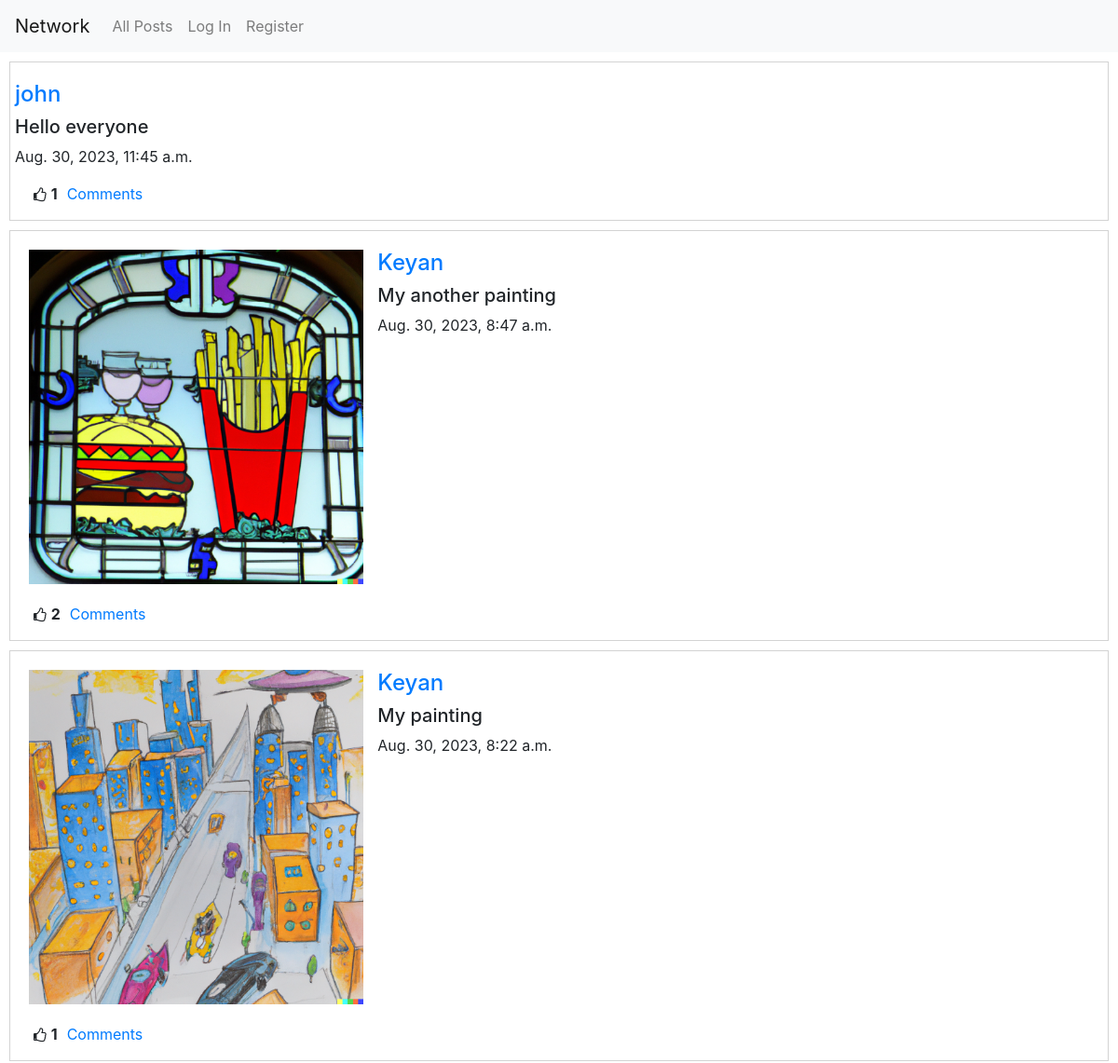
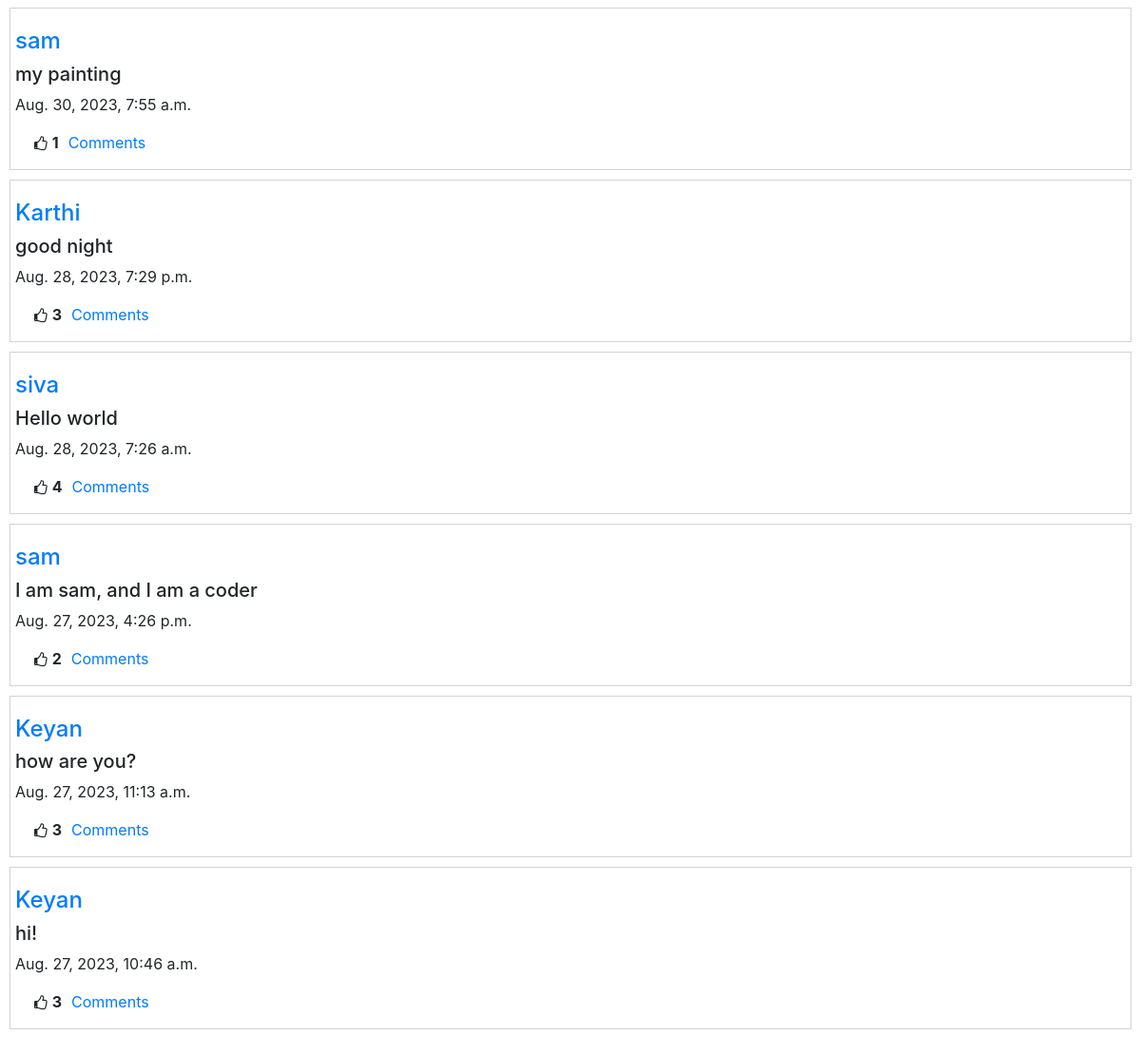
The app's page /, older data (2 pictures, top to bottom).
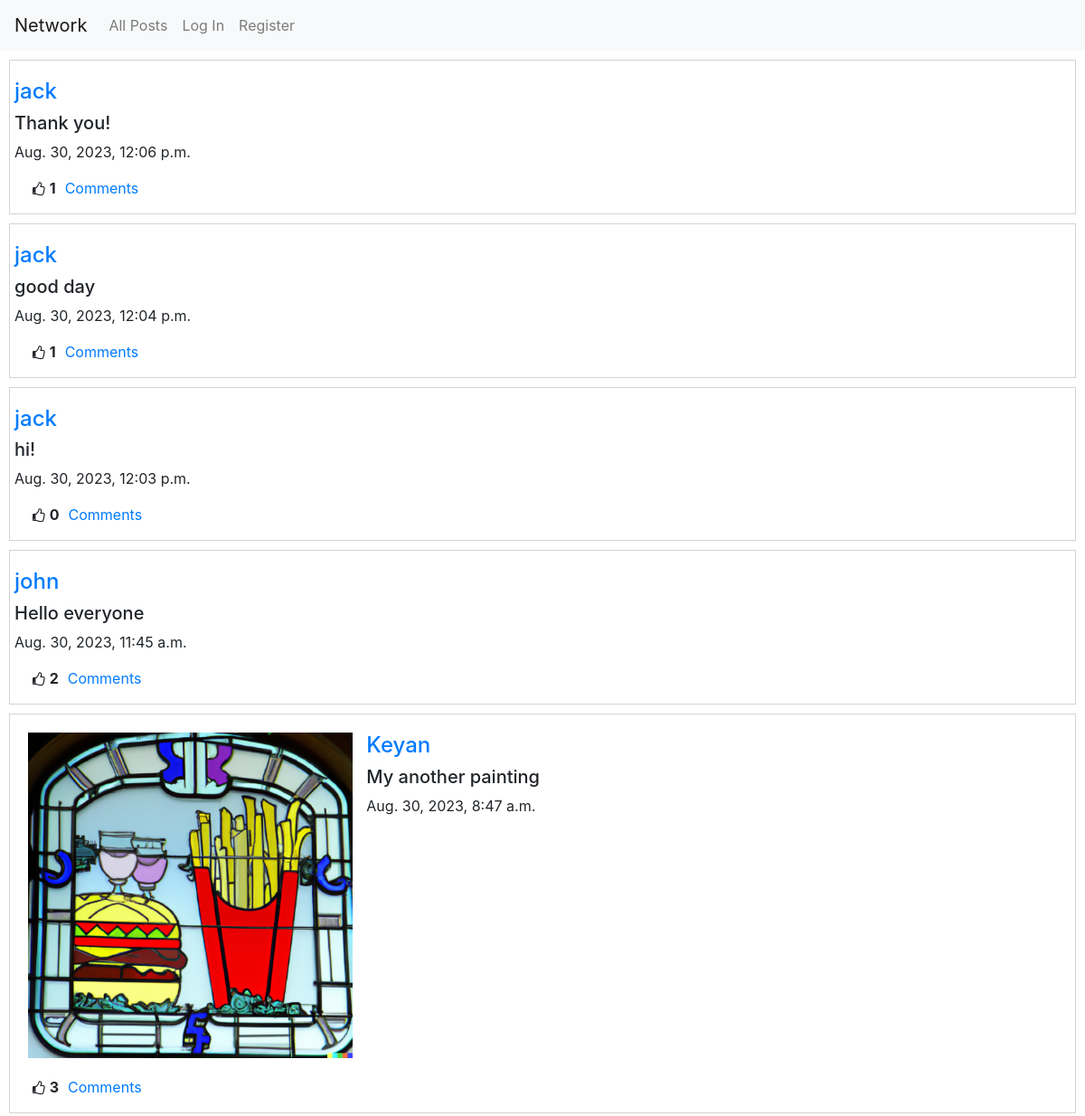
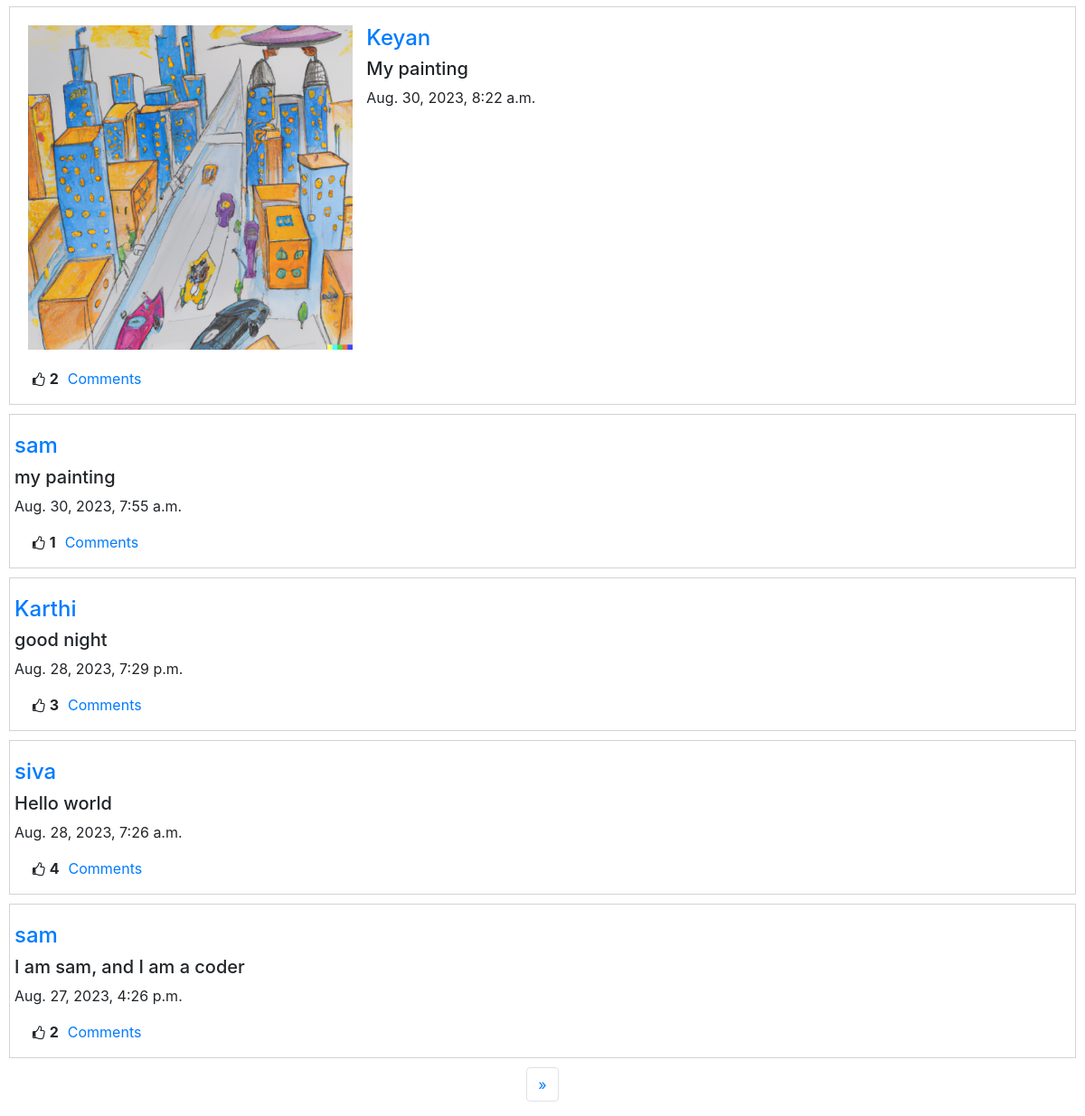
The same page, newer data (2 pictures, top to bottom).
### network/models.py (models this page shows, shortened)
class Post(models.Model):
    creater = models.ForeignKey(User, related_name='my_name', on_delete=models.CASCADE)
    content = models.CharField(max_length=255)
    liked = models.ManyToManyField(User, related_name='liked_users_or_post' ,blank=True, null=True)
    time = models.DateTimeField(auto_now_add=True)
    image = models.ImageField(null=True, blank=True, upload_to='images/')

class User(AbstractUser):
    pass

### network/views.py (the view)
# urls.py: path("", views.index, name="index"),
def index(request):
    if request.method=="POST":
        form = PostForm(request.POST, request.FILES)
        if form.is_valid():
            post = form.save(commit=False)
            post.creater = request.user
            post.save()
            return HttpResponseRedirect( reverse("index"))
        else:
            return render(request, "network/index.html", {
                "form": form,
                "message": "Enter valid details"
                })
    else:
        user = request.user
        form = PostForm()
        all_posts = Post.objects.all().order_by('time').reverse()
        liked_posts = []
        posts_id = []
        for post in all_posts:
            if user in post.liked.all():
                liked_posts.append(post)
                posts_id.append(post.id)
        p = Paginator(all_posts, 10)
        page_no = request.GET.get('page')
        posts = p.get_page(page_no)
        return render(request, "network/index.html", {
                "form" : form,
                "posts": posts,
                "liked" : liked_posts,
                "p_id" : posts_id
            })

### network/templates/network/index.html (shortened to what this page needs)
{% extends "network/layout.html" %}
{% block body %}
{% for post in posts %}
<div class="posts">
  <div id='p'>
    {% if post.image %}
    <div class="col-md-4">
      <img src="{{post.image.url}}" class="img-fluid rounded-start">
    </div>
    {% endif %}
    <div id='c'>
      <a href='{% url 'profile' post.creater.id %}'><h4>{{post.creater}}</h4></a>
      <h5>{{post.content}}</h5>
      <p>{{post.time}}</p>
    </div>
  </div>
  <div class = 'd-flex justify-content-flex-start'>
  <i style="font-size:16px; margin-left:20px" class="fa">&#xf087;</i><b><p id='count_{{post.id}}'>{{post.liked.count}}</p></b></li>
  <a style='margin-left:10px' href='{% url 'readcomms' post.id %}' id='comm_a{{post.id}}'>Comments</a>
  </div>
</div>
{% endfor %}
<nav aria-label="Page navigation example">
    <ul class="pagination">
      {% if posts.has_next %}
      <li class="page-item">
        <a class="page-link" href="?page={{posts.next_page_number}}" aria-label="Next">
          <span aria-hidden="true">&raquo;</span>
        </a>
      </li>
      {% endif %}
    </ul>
  </nav>
{% endblock %}

Row changes from the older to the newer data that the page shows:
no longer on this page (row unchanged): Post: creater "Keyan", content "how are you?", time "Aug. 27, 2023, 11:13 a.m.", liked.count "3"
no longer on this page (row unchanged): Post: creater "Keyan", content "hi!", time "Aug. 27, 2023, 10:46 a.m.", liked.count "3"
added Post: creater "jack", content "Thank you!", time "Aug. 30, 2023, 12:06 p.m.", liked.count "1"
added Post: creater "jack", content "good day", time "Aug. 30, 2023, 12:04 p.m.", liked.count "1"
added Post: creater "jack", content "hi!", time "Aug. 30, 2023, 12:03 p.m.", liked.count "0"
computed for Post "Hello everyone": liked.count "1" → "2"
computed for Post "My another painting": liked.count "2" → "3"
computed for Post "My painting": liked.count "1" → "2"
